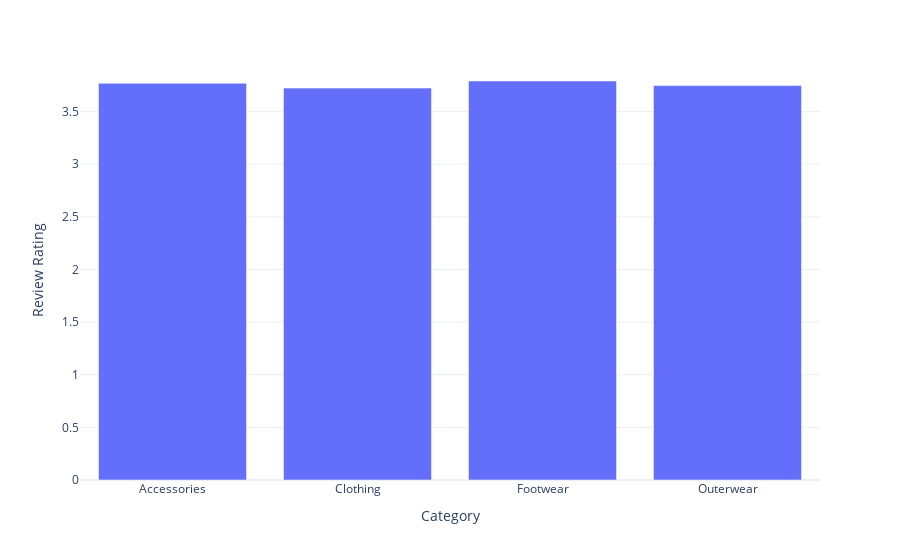

Source (notebook cell):
### Code cell
fig = px.bar(data_groupby ,x= 'Category' , y = 'Review Rating' )
fig.show()

### Figure 1 — Plotly figure (JSON) as saved in the notebook; plotly's stock layout.template omitted (floating-point values rounded to 4 significant figures)
{"data": [{"alignmentgroup": "True", "hovertemplate": "Category=%{x}<br>Review Rating=%{y}<extra></extra>", "legendgroup": "", "marker": {"color": "#636efa", "pattern": {"shape": ""}}, "name": "", "offsetgroup": "", "orientation": "v", "showlegend": false, "textposition": "auto", "type": "bar", "x": ["Accessories", "Clothing", "Footwear", "Outerwear"], "xaxis": "x", "y": [3.769, 3.723, 3.791, 3.747], "yaxis": "y"}], "layout": {"autosize": true, "barmode": "relative", "legend": {"tracegroupgap": 0}, "margin": {"t": 60}, "xaxis": {"anchor": "y", "autorange": true, "domain": [0, 1], "range": [-0.5, 3.5], "title": {"text": "Category"}, "type": "category"}, "yaxis": {"anchor": "x", "autorange": true, "domain": [0, 1], "range": [0, 3.99], "title": {"text": "Review Rating"}, "type": "linear"}}}
